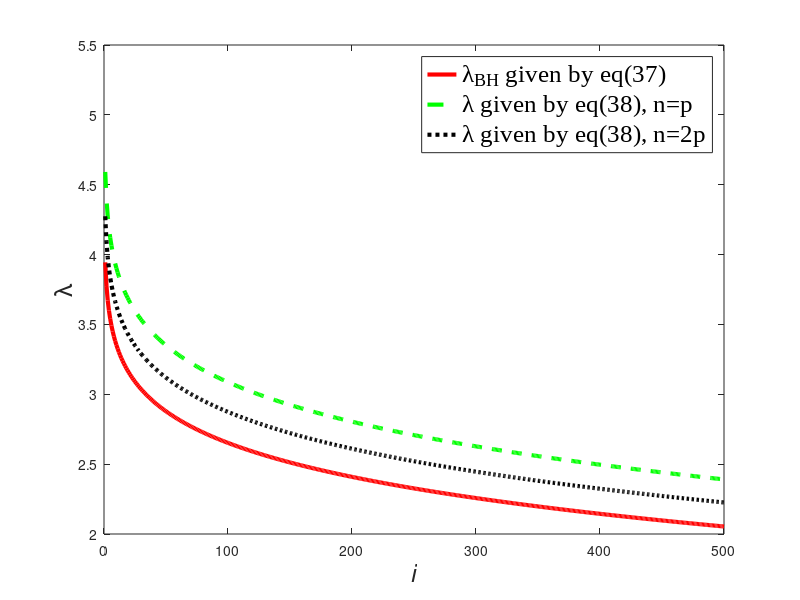

Reproduce this figure in MATLAB.
q = 0.4;
p = 5000;
i = 1:1:500;
l1 = norminv(1-q*i/p/2);
l2 = l1*sqrt(1+cumsum(l1.^2)/(p-i-1));
l3 = l1*sqrt(1+cumsum(l1.^2)/(2*p-i-1));
figure;
set(gca, 'FontSize', 18); %<- Set properties
plot(i,l1,'r','LineStyle','-','LineWidth',3,'MarkerSize',10);
hold on
plot(i,l2,'g','LineStyle','--','LineWidth',3,'MarkerSize',10);
hold on
plot(i,l3,'k','LineStyle',':','LineWidth',3,'MarkerSize',10);
ylim([2,5.5]);
set(gca,'xTick',0:100:500);
%title(sprintf('q=%f',q),'FontSize',18);
xlabel('\it{i}','FontSize',18)
ylabel('\lambda','FontSize',18)
legend1=legend('\lambda_{BH} given by eq(37)','\lambda given by eq(38), n=p','\lambda given by eq(38), n=2p');
set(legend1,'FontSize',18,'FontName','Times New Roman');
% Save the file as PNG
%print('E:\Deep Learning\Research\Paper Writting\graphs\lambda04.png','-dpng','-r900');
%print('E:\Deep Learning\Research\Paper Writting\graphs\lambda04.eps','-depsc2','-r900');





